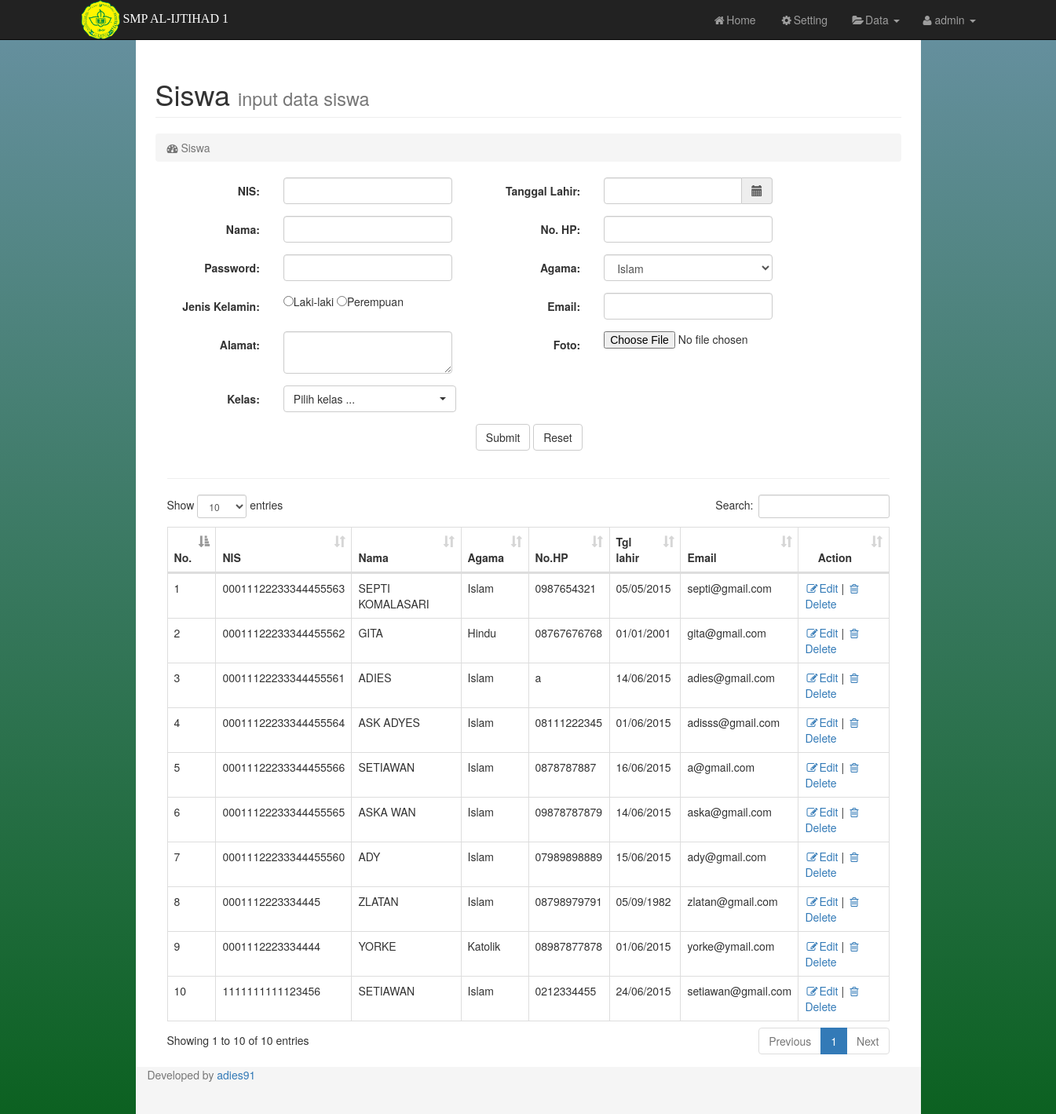
Screenshot of /admin/index.php?page=siswa (signed in) with the database file from the repository.
### tables this page shows
CREATE TABLE IF NOT EXISTS `t_siswa` (
  `id_siswa` int(3) NOT NULL AUTO_INCREMENT,
  `nis` varchar(20) NOT NULL,
  `nama` varchar(30) NOT NULL,
  `password` varchar(50) NOT NULL,
  `jenis_kelamin` varchar(1) NOT NULL,
  `alamat` text NOT NULL,
  `tgl_lahir` varchar(15) NOT NULL,
  `no_hp` varchar(15) NOT NULL,
  `agama` varchar(10) NOT NULL,
  `email` varchar(30) NOT NULL,
  `foto` varchar(50) NOT NULL,
  `kelas` int(3) NOT NULL,
  PRIMARY KEY (`id_siswa`)
);

### admin/page.php (called while the page is built)
<?php
$page=htmlentities(@$_GET['page']);
$halaman="$page.php";
if(!file_exists($halaman) || empty($page)){
	include "content.php";
}else{
	include "$halaman";
}
?>

### admin/siswa.php (the view, shortened to what this page needs)
<?php
    if(empty($_SESSION[admin])){
        echo"<script language='JavaScript'>
        alert('Access Denied..!');
        </script>";
        echo "<meta http-equiv='refresh' content='0; url=../index.php'>";
    }
else{
?>
<div id="page-wrapper">
    <div class="container-fluid">
                <div class="row">
                    <div class="col-lg-12">
                        <h1 class="page-header">
                            Siswa <small>input data siswa</small>
                        </h1>
                        <ol class="breadcrumb">
                            <li class="active">
                                <i class="fa fa-dashboard"></i> Siswa
                            </li>
                        </ol>
                    </div>
                </div>
		<div class="box box-primary">
			<div class="box-body">
           		<form class="form-horizontal" method="post" action="tambah-siswa.php" enctype="multipart/form-data" onsubmit="return validasi_input(this)" >
					<div class="form-group">
						<label class="control-label col-sm-2" for="email">NIS:</label>
						<div class="col-sm-3">
						<input type="text" name="nis" class="form-control" maxlength="16" id="nis" required>
						</div>
						<label class="control-label col-sm-2" for="email">Tanggal Lahir:</label>
						<div class="col-sm-3">
						<div class="input-group input-append date" id="datePicker">
						<input type="text" class="form-control" name="tgl_lahir" id="dates" required />
						<span class="input-group-addon add-on"><span class="glyphicon glyphicon-calendar"></span></span>
						</div>
						</div>
					</div>
					<div class="form-group">
						<label class="control-label col-sm-2" for="email">Nama:</label>
						<div class="col-sm-3">
						<input type="text" name="nama" style="text-transform:uppercase;" on keyup="javascript:this.value=this.value.toUpperCase();" class="form-control" id="nama" required>
						</div>
						<label class="control-label col-sm-2" for="email">No. HP:</label>
						<div class="col-sm-3">
						<input type="text" name="no_hp" class="form-control" id="no_hp" required>
						</div>
					</div>
					<div class="form-group">
						<label class="control-label col-sm-2" for="email">Password:</label>
						<div class="col-sm-3">
						<input type="password" name="pass" class="form-control" id="pass" required>
						</div>
						<label class="control-label col-sm-2" for="email">Agama:</label>
						<div class="col-sm-3">
						<select class="form-control" name="agama">
						<option value="Islam">Islam</option>
						</select>
						</div>
					</div>
					<div class="form-group">
						<label class="control-label col-sm-2" for="email">Jenis Kelamin:</label>
						<div class="col-sm-3">
						<input type="radio" name="jekel" value="L">Laki-laki
						<input type="radio" name="jekel" value="P">Perempuan
						</div>
						<label class="control-label col-sm-2" for="email">Email:</label>
						<div class="col-sm-3">
						<input type="email" name="email" class="form-control" id="email" required>
						</div>
					</div>
					<div class="form-group">
						<label class="control-label col-sm-2" for="email">Alamat:</label>
						<div class="col-sm-3">
						<textarea class="form-control" rows="2" id="alamat" name="alamat"></textarea>
						</div>
						<label class="control-label col-sm-2" for="email">Foto:</label>
						<div class="col-sm-3">
						<input type="file" name="foto">
						</div>
					</div>
					<div class="form-group">
					<label class="control-label col-sm-2" for="email">Kelas:</label>
					<div class="col-sm-3">
					</div>
					</div>
					<div class="form-group">
						<div class="col-sm-offset-5 col-sm-10">
						<button type="submit" class="btn btn-default">Submit</button>
						<button type="reset" class="btn btn-default">Reset</button>
						</div>
					</div>
				</form>
				<div class="col-lg-12">
                        <h2><hr style=""></h2>
                        <div class="table-responsive">
                       	<table id="example1" class="table table-bordered">
                <thead>
                             		<tr>
                                        <th>No.</th>
                                        <th>NIS</th>
                                        <th>Nama</th>
                                        <th>Agama</th>
                                        <th>No.HP</th>
                                        <th>Tgl lahir</th>
                                        <th>Email</th>
                                        <th><center>Action</center></th>
                                    </tr>
                                </thead>
                <tbody>
                    <?php
                    $sql = mysql_query('SELECT * FROM t_siswa');
                    $no = 1;
                    while ($r = mysql_fetch_array($sql)) {
                    ?>
                    <tr align='left'>
                        <td><?php echo  $no;?></td>
                        <td><?php echo  $r['nis']; ?></td>
                        <td><?php echo  $r['nama']; ?></td>
                        <td><?php echo  $r['agama']; ?></td>
                        <td><?php echo  $r['no_hp']; ?></td>
                        <td><?php echo  $r['tgl_lahir']; ?></td>
                        <td><?php echo  $r['email']; ?></td>
                    <?php echo"<td>
                            <a href='?page=edit-siswa&nis=$r[nis]'><i class='fa fa-fw fa-pencil-square-o'></i>Edit</a> |
                            <a href='?page=delete-siswa&nis=$r[nis]' onClick=\"return confirm('Anda yakin ingin menghapus data siswa a/n $r[nama] ?')\"><i class='fa fa-fw fa-trash-o'></i>Delete</a>
                        </td>"; ?>
                    </tr>
                    <?php
                    $no++;
                    }
                    ?>
                </tbody>
            </table>
		</div>
    </div>
			</div>
		</div>
	</div>
</div>
<?php } ?>

### admin/css/sb-admin.css (style rules this page uses)
body { margin-top: 50px; background: url('../../img/black-batik.jpg') fixed; }
@media (min-width:768px) { body { margin-top: 50px; } }
#page-wrapper { width: 100%; padding: 0; background-color: #fff; opacity: 1; }
@media (min-width:600px) { #page-wrapper { padding: 10px; } }

### admin/index.php (style rules this page uses)
body, html { height: auto; background-repeat: no-repeat; background-image: linear-gradient(rgb(104, 145, 162), rgb(12, 97, 33)); }

### rows the page displays
t_siswa: nis "00011122233344455563", nama "SEPTI KOMALASARI", agama "Islam", no_hp "0987654321", tgl_lahir "05/05/2015", email "septi@gmail.com"
t_siswa: nis "00011122233344455562", nama "GITA", agama "Hindu", no_hp "08767676768", tgl_lahir "01/01/2001", email "gita@gmail.com"
t_siswa: nis "00011122233344455561", nama "ADIES", agama "Islam", no_hp "a", tgl_lahir "14/06/2015", email "adies@gmail.com"
t_siswa: nis "00011122233344455564", nama "ASK ADYES", agama "Islam", no_hp "08111222345", tgl_lahir "01/06/2015", email "adisss@gmail.com"
t_siswa: nis "00011122233344455566", nama "SETIAWAN", agama "Islam", no_hp "0878787887", tgl_lahir "16/06/2015", email "a@gmail.com"
t_siswa: nis "00011122233344455565", nama "ASKA WAN", agama "Islam", no_hp "09878787879", tgl_lahir "14/06/2015", email "aska@gmail.com"
t_siswa: nis "00011122233344455560", nama "ADY", agama "Islam", no_hp "07989898889", tgl_lahir "15/06/2015", email "ady@gmail.com"
t_siswa: nis "0001112223334445", nama "ZLATAN", agama "Islam", no_hp "08798979791", tgl_lahir "05/09/1982", email "zlatan@gmail.com"
t_siswa: nis "0001112223334444", nama "YORKE", agama "Katolik", no_hp "08987877878", tgl_lahir "01/06/2015", email "yorke@ymail.com"
t_siswa: nis "1111111111123456", nama "SETIAWAN", agama "Islam", no_hp "0212334455", tgl_lahir "24/06/2015", email "setiawan@gmail.com"

### other values shown
$_SESSION[admin] "admin"
